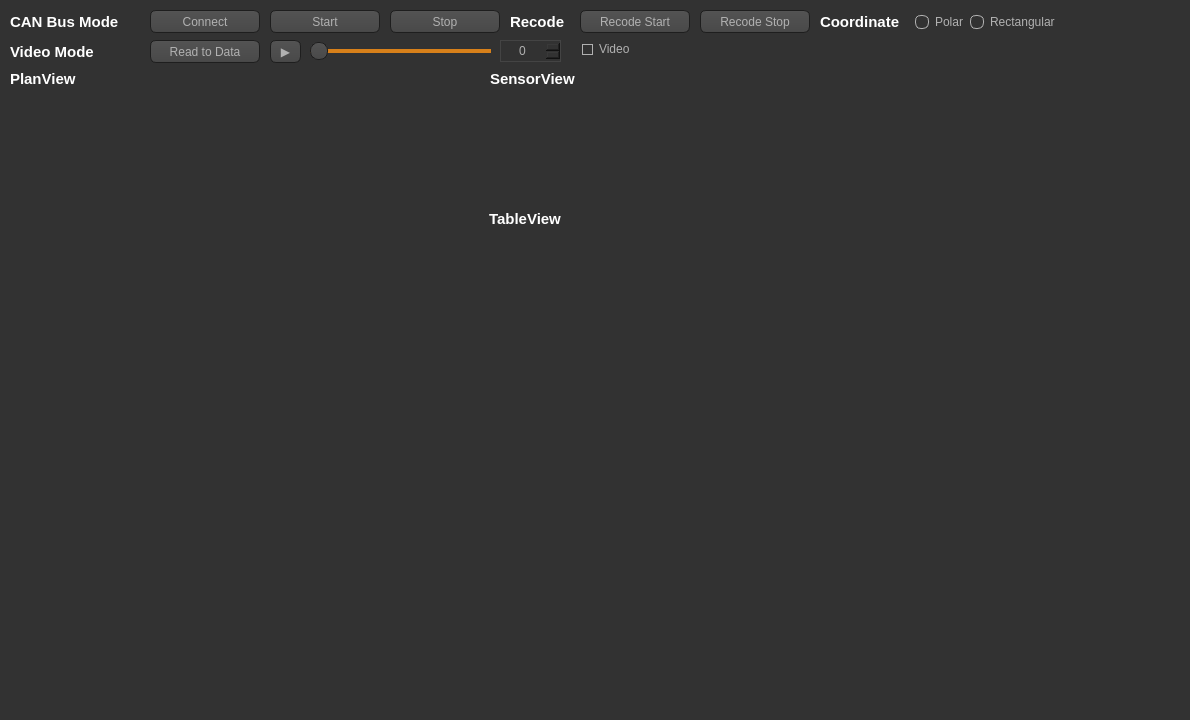
<?xml version="1.0" encoding="UTF-8"?>
<ui version="4.0">
 <class>Widget</class>
 <widget class="QWidget" name="Widget">
  <property name="geometry">
   <rect>
    <x>0</x>
    <y>0</y>
    <width>1190</width>
    <height>720</height>
   </rect>
  </property>
  <property name="minimumSize">
   <size>
    <width>1190</width>
    <height>720</height>
   </size>
  </property>
  <property name="maximumSize">
   <size>
    <width>1190</width>
    <height>720</height>
   </size>
  </property>
  <property name="windowTitle">
   <string>Delphi ESR Sensor Application - REDONE TECHNOLOGIES CO.., LTD</string>
  </property>
  <property name="styleSheet">
   <string notr="true">QToolTip
{
     border: 1px solid black;
     background-color: #ffa02f;
     padding: 1px;
     border-radius: 3px;
     opacity: 100;
}

QWidget
{
    color: #b1b1b1;
    background-color: #323232;
}

QWidget:item:hover
{
    background-color: QLinearGradient( x1: 0, y1: 0, x2: 0, y2: 1, stop: 0 #ffa02f, stop: 1 #ca0619);
    color: #000000;
}

QWidget:item:selected
{
    background-color: QLinearGradient( x1: 0, y1: 0, x2: 0, y2: 1, stop: 0 #ffa02f, stop: 1 #d7801a);
}

QMenuBar::item
{
    background: transparent;
}

QMenuBar::item:selected
{
    background: transparent;
    border: 1px solid #ffaa00;
}

QMenuBar::item:pressed
{
    background: #444;
    border: 1px solid #000;
    background-color: QLinearGradient(
        x1:0, y1:0,
        x2:0, y2:1,
        stop:1 #212121,
        stop:0.4 #343434/*,
        stop:0.2 #343434,
        stop:0.1 #ffaa00*/
    );
    margin-bottom:-1px;
    padding-bottom:1px;
}

QMenu
{
    border: 1px solid #000;
}

QMenu::item
{
    padding: 2px 20px 2px 20px;
}

QMenu::item:selected
{
    color: #000000;
}

QWidget:disabled
{
    color: #404040;
    background-color: #323232;
}

QAbstractItemView
{
    background-color: QLinearGradient( x1: 0, y1: 0, x2: 0, y2: 1, stop: 0 #4d4d4d, stop: 0.1 #646464, stop: 1 #5d5d5d);
}

QWidget:focus
{
    /*border: 2px solid QLinearGradient( x1: 0, y1: 0, x2: 0, y2: 1, stop: 0 #ffa02f, stop: 1 #d7801a);*/
}

QLineEdit
{
    background-color: QLinearGradient( x1: 0, y1: 0, x2: 0, y2: 1, stop: 0 #4d4d4d, stop: 0 #646464, stop: 1 #5d5d5d);
    padding: 1px;
    border-style: solid;
    border: 1px solid #1e1e1e;
    border-radius: 5;
}

QPushButton
{
    color: #b1b1b1;
    background-color: QLinearGradient( x1: 0, y1: 0, x2: 0, y2: 1, stop: 0 #565656, stop: 0.1 #525252, stop: 0.5 #4e4e4e, stop: 0.9 #4a4a4a, stop: 1 #464646);
    border-width: 1px;
    border-color: #1e1e1e;
    border-style: solid;
    border-radius: 6;
    padding: 3px;
    font-size: 12px;
    padding-left: 5px;
    padding-right: 5px;
}

QPushButton:pressed
{
    background-color: QLinearGradient( x1: 0, y1: 0, x2: 0, y2: 1, stop: 0 #2d2d2d, stop: 0.1 #2b2b2b, stop: 0.5 #292929, stop: 0.9 #282828, stop: 1 #252525);
}

QComboBox
{
    selection-background-color: #ffaa00;
    background-color: QLinearGradient( x1: 0, y1: 0, x2: 0, y2: 1, stop: 0 #565656, stop: 0.1 #525252, stop: 0.5 #4e4e4e, stop: 0.9 #4a4a4a, stop: 1 #464646);
    border-style: solid;
    border: 1px solid #1e1e1e;
    border-radius: 5;
}
QComboBox:hover,QPushButton:hover
{
    border: 2px solid QLinearGradient( x1: 0, y1: 0, x2: 0, y2: 1, stop: 0 #ffa02f, stop: 1 #d7801a);
}


QComboBox:on
{
    padding-top: 3px;
    padding-left: 4px;
    background-color: QLinearGradient( x1: 0, y1: 0, x2: 0, y2: 1, stop: 0 #2d2d2d, stop: 0.1 #2b2b2b, stop: 0.5 #292929, stop: 0.9 #282828, stop: 1 #252525);
    selection-background-color: #ffaa00;
}

QComboBox QAbstractItemView
{
    border: 2px solid darkgray;
    selection-background-color: QLinearGradient( x1: 0, y1: 0, x2: 0, y2: 1, stop: 0 #ffa02f, stop: 1 #d7801a);
}

QComboBox::drop-down
{
     subcontrol-origin: padding;
     subcontrol-position: top right;
     width: 15px;

     border-left-width: 0px;
     border-left-color: darkgray;
     border-left-style: solid; /* just a single line */
     border-top-right-radius: 3px; /* same radius as the QComboBox */
     border-bottom-right-radius: 3px;
 }

QComboBox::down-arrow
{
    image: url(:/Images/Image/down_arrow.png);

}

QGroupBox:focus
{
border: 2px solid QLinearGradient( x1: 0, y1: 0, x2: 0, y2: 1, stop: 0 #ffa02f, stop: 1 #d7801a);
}

QTextEdit:focus
{
    border: 2px solid QLinearGradient( x1: 0, y1: 0, x2: 0, y2: 1, stop: 0 #ffa02f, stop: 1 #d7801a);
}

QScrollBar:horizontal {
     border: 1px solid #222222;
     background: QLinearGradient( x1: 0, y1: 0, x2: 0, y2: 1, stop: 0.0 #121212, stop: 0.2 #282828, stop: 1 #484848);
     height: 7px;
     margin: 0px 16px 0 16px;
}

QScrollBar::handle:horizontal
{
      background: QLinearGradient( x1: 0, y1: 0, x2: 1, y2: 0, stop: 0 #ffa02f, stop: 0.5 #d7801a, stop: 1 #ffa02f);
      min-height: 20px;
      border-radius: 2px;
}

QScrollBar::add-line:horizontal {
      border: 1px solid #1b1b19;
      border-radius: 2px;
      background: QLinearGradient( x1: 0, y1: 0, x2: 1, y2: 0, stop: 0 #ffa02f, stop: 1 #d7801a);
      width: 14px;
      subcontrol-position: right;
      subcontrol-origin: margin;
}

QScrollBar::sub-line:horizontal {
      border: 1px solid #1b1b19;
      border-radius: 2px;
      background: QLinearGradient( x1: 0, y1: 0, x2: 1, y2: 0, stop: 0 #ffa02f, stop: 1 #d7801a);
      width: 14px;
     subcontrol-position: left;
     subcontrol-origin: margin;
}

QScrollBar::right-arrow:horizontal, QScrollBar::left-arrow:horizontal
{
      border: 1px solid black;
      width: 1px;
      height: 1px;
      background: white;
}

QScrollBar::add-page:horizontal, QScrollBar::sub-page:horizontal
{
      background: none;
}

QScrollBar:vertical
{
      background: QLinearGradient( x1: 0, y1: 0, x2: 1, y2: 0, stop: 0.0 #121212, stop: 0.2 #282828, stop: 1 #484848);
      width: 7px;
      margin: 16px 0 16px 0;
      border: 1px solid #222222;
}

QScrollBar::handle:vertical
{
      background: QLinearGradient( x1: 0, y1: 0, x2: 0, y2: 1, stop: 0 #ffa02f, stop: 0.5 #d7801a, stop: 1 #ffa02f);
      min-height: 20px;
      border-radius: 2px;
}

QScrollBar::add-line:vertical
{
      border: 1px solid #1b1b19;
      border-radius: 2px;
      background: QLinearGradient( x1: 0, y1: 0, x2: 0, y2: 1, stop: 0 #ffa02f, stop: 1 #d7801a);
      height: 14px;
      subcontrol-position: bottom;
      subcontrol-origin: margin;
}

QScrollBar::sub-line:vertical
{
      border: 1px solid #1b1b19;
      border-radius: 2px;
      background: QLinearGradient( x1: 0, y1: 0, x2: 0, y2: 1, stop: 0 #d7801a, stop: 1 #ffa02f);
      height: 14px;
      subcontrol-position: top;
      subcontrol-origin: margin;
}

QScrollBar::up-arrow:vertical, QScrollBar::down-arrow:vertical
{
      border: 1px solid black;
      width: 1px;
      height: 1px;
      background: white;
}


QScrollBar::add-page:vertical, QScrollBar::sub-page:vertical
{
      background: none;
}

QTextEdit
{
    background-color: #242424;
}

QPlainTextEdit
{
    background-color: #242424;
}

QHeaderView::section
{
    background-color: QLinearGradient(x1:0, y1:0, x2:0, y2:1, stop:0 #616161, stop: 0.5 #505050, stop: 0.6 #434343, stop:1 #656565);
    color: white;
    padding-left: 4px;
    border: 1px solid #6c6c6c;
}

QCheckBox:disabled
{
color: #414141;
}

QDockWidget::title
{
    text-align: center;
    spacing: 3px; /* spacing between items in the tool bar */
    background-color: QLinearGradient(x1:0, y1:0, x2:0, y2:1, stop:0 #323232, stop: 0.5 #242424, stop:1 #323232);
}

QDockWidget::close-button, QDockWidget::float-button
{
    text-align: center;
    spacing: 1px; /* spacing between items in the tool bar */
    background-color: QLinearGradient(x1:0, y1:0, x2:0, y2:1, stop:0 #323232, stop: 0.5 #242424, stop:1 #323232);
}

QDockWidget::close-button:hover, QDockWidget::float-button:hover
{
    background: #242424;
}

QDockWidget::close-button:pressed, QDockWidget::float-button:pressed
{
    padding: 1px -1px -1px 1px;
}

QMainWindow::separator
{
    background-color: QLinearGradient(x1:0, y1:0, x2:0, y2:1, stop:0 #161616, stop: 0.5 #151515, stop: 0.6 #212121, stop:1 #343434);
    color: white;
    padding-left: 4px;
    border: 1px solid #4c4c4c;
    spacing: 3px; /* spacing between items in the tool bar */
}

QMainWindow::separator:hover
{

    background-color: QLinearGradient(x1:0, y1:0, x2:0, y2:1, stop:0 #d7801a, stop:0.5 #b56c17 stop:1 #ffa02f);
    color: white;
    padding-left: 4px;
    border: 1px solid #6c6c6c;
    spacing: 3px; /* spacing between items in the tool bar */
}

QToolBar::handle
{
     spacing: 3px; /* spacing between items in the tool bar */
     background: url(:/Images/handle.png);
}

QMenu::separator
{
    height: 2px;
    background-color: QLinearGradient(x1:0, y1:0, x2:0, y2:1, stop:0 #161616, stop: 0.5 #151515, stop: 0.6 #212121, stop:1 #343434);
    color: white;
    padding-left: 4px;
    margin-left: 10px;
    margin-right: 5px;
}

QProgressBar
{
    border: 2px solid grey;
    border-radius: 5px;
    text-align: center;
}

QProgressBar::chunk
{
    background-color: #d7801a;
    width: 2.15px;
    margin: 0.5px;
}

QTabBar::tab {
    color: #b1b1b1;
    border: 1px solid #444;
    border-bottom-style: none;
    background-color: #323232;
    padding-left: 10px;
    padding-right: 10px;
    padding-top: 3px;
    padding-bottom: 2px;
    margin-right: -1px;
	width:124px;
}

QTabWidget::pane {
    border: 1px solid #444;
    top: 1px;
}

QTabBar::tab:last
{
    margin-right: 0; /* the last selected tab has nothing to overlap with on the right */
    border-top-right-radius: 3px;
}

QTabBar::tab:first:!selected
{
 margin-left: 0px; /* the last selected tab has nothing to overlap with on the right */


    border-top-left-radius: 3px;
}

QTabBar::tab:!selected
{
    /*color: #b1b1b1;*/
	color: #212121;
    border-bottom-style: solid;
    margin-top: 3px;
    background-color: QLinearGradient(x1:0, y1:0, x2:0, y2:1, stop:1 #212121, stop:.4 #343434);
}

QTabBar::tab:selected
{
    border-top-left-radius: 3px;
    border-top-right-radius: 3px;
    margin-bottom: 0px;
}

QTabBar::tab:!selected:hover
{
    /*border-top: 2px solid #ffaa00;
    padding-bottom: 3px;*/
	color: #b1b1b1;
    border-top-left-radius: 3px;
    border-top-right-radius: 3px;
    background-color: QLinearGradient(x1:0, y1:0, x2:0, y2:1, stop:1 #212121, stop:0.4 #343434, stop:0.2 #343434, stop:0.1 #ffaa00);
}

QRadioButton::indicator:checked, QRadioButton::indicator:unchecked{
    color: #b1b1b1;
    background-color: #323232;
    border: 1px solid #b1b1b1;
    border-radius: 6px;
}

QRadioButton::indicator:checked
{
    background-color: qradialgradient(
        cx: 0.5, cy: 0.5,
        fx: 0.5, fy: 0.5,
        radius: 1.0,
        stop: 0.25 #ffaa00,
        stop: 0.3 #323232
    );
}

QCheckBox::indicator{
    color: #b1b1b1;
    background-color: #323232;
    border: 1px solid #b1b1b1;
    width: 9px;
    height: 9px;
}

QRadioButton::indicator
{
    border-radius: 6px;
}

QRadioButton::indicator:hover, QCheckBox::indicator:hover
{
    border: 1px solid #ffaa00;
}

QCheckBox::indicator:checked
{
    image: url(:/Images/Image/checkbox.png);
}

QCheckBox::indicator:disabled, QRadioButton::indicator:disabled
{
    border: 1px solid #444;
}
QSpinBox{
	border: 1px solid #444;
}
QSpinBox::up-button{

}

QSpinBox::down-button{

}

QDoubleSpinBox::up-button{

}

QDoubleSpinBox::down-button{

}

QTableWidget{
	background-color: #323232;
}


QSlider::groove:horizontal {
height: 4px;
background: #d7801a;
margin: 2px 0;
}

QSlider::handle:horizontal {
 background-color: QLinearGradient( x1: 0, y1: 0, x2: 0, y2: 1, stop: 0 #565656, stop: 0.1 #525252, stop: 0.5 #4e4e4e, stop: 0.9 #4a4a4a, stop: 1 #464646);
border-width: 1px;
border-color: #1e1e1e;
border-style: solid;
border-radius: 6;
width: 16px;
margin: -7px 0;
border-radius: 8px;
}</string>
  </property>
  <widget class="QPushButton" name="PB_Connect">
   <property name="geometry">
    <rect>
     <x>150</x>
     <y>10</y>
     <width>110</width>
     <height>23</height>
    </rect>
   </property>
   <property name="cursor">
    <cursorShape>PointingHandCursor</cursorShape>
   </property>
   <property name="text">
    <string>Connect</string>
   </property>
  </widget>
  <widget class="QLabel" name="LB_Title_CAN">
   <property name="geometry">
    <rect>
     <x>10</x>
     <y>13</y>
     <width>121</width>
     <height>16</height>
    </rect>
   </property>
   <property name="text">
    <string>&lt;html&gt;&lt;head/&gt;&lt;body&gt;&lt;p&gt;&lt;span style=&quot; font-size:11pt; font-weight:600; color:#ffffff;&quot;&gt;CAN Bus Mode&lt;/span&gt;&lt;/p&gt;&lt;/body&gt;&lt;/html&gt;</string>
   </property>
  </widget>
  <widget class="QPushButton" name="PB_Start">
   <property name="geometry">
    <rect>
     <x>270</x>
     <y>10</y>
     <width>110</width>
     <height>23</height>
    </rect>
   </property>
   <property name="cursor">
    <cursorShape>PointingHandCursor</cursorShape>
   </property>
   <property name="text">
    <string>Start</string>
   </property>
  </widget>
  <widget class="QPushButton" name="PB_Stop">
   <property name="geometry">
    <rect>
     <x>390</x>
     <y>10</y>
     <width>110</width>
     <height>23</height>
    </rect>
   </property>
   <property name="cursor">
    <cursorShape>PointingHandCursor</cursorShape>
   </property>
   <property name="text">
    <string>Stop</string>
   </property>
  </widget>
  <widget class="QPushButton" name="PB_Recode_Start">
   <property name="geometry">
    <rect>
     <x>580</x>
     <y>10</y>
     <width>110</width>
     <height>23</height>
    </rect>
   </property>
   <property name="cursor">
    <cursorShape>PointingHandCursor</cursorShape>
   </property>
   <property name="text">
    <string>Recode Start</string>
   </property>
  </widget>
  <widget class="QPushButton" name="PB_Recode_Stop">
   <property name="geometry">
    <rect>
     <x>700</x>
     <y>10</y>
     <width>110</width>
     <height>23</height>
    </rect>
   </property>
   <property name="cursor">
    <cursorShape>PointingHandCursor</cursorShape>
   </property>
   <property name="text">
    <string>Recode Stop</string>
   </property>
  </widget>
  <widget class="QLabel" name="LB_Title_Data">
   <property name="geometry">
    <rect>
     <x>510</x>
     <y>13</y>
     <width>61</width>
     <height>16</height>
    </rect>
   </property>
   <property name="text">
    <string>&lt;html&gt;&lt;head/&gt;&lt;body&gt;&lt;p&gt;&lt;span style=&quot; font-size:11pt; font-weight:600; color:#ffffff;&quot;&gt;Recode&lt;/span&gt;&lt;/p&gt;&lt;/body&gt;&lt;/html&gt;</string>
   </property>
  </widget>
  <widget class="QPushButton" name="PB_Read">
   <property name="geometry">
    <rect>
     <x>150</x>
     <y>40</y>
     <width>110</width>
     <height>23</height>
    </rect>
   </property>
   <property name="cursor">
    <cursorShape>PointingHandCursor</cursorShape>
   </property>
   <property name="text">
    <string>Read to Data</string>
   </property>
  </widget>
  <widget class="QLabel" name="LB_Title_PlanView">
   <property name="geometry">
    <rect>
     <x>10</x>
     <y>70</y>
     <width>110</width>
     <height>16</height>
    </rect>
   </property>
   <property name="text">
    <string>&lt;html&gt;&lt;head/&gt;&lt;body&gt;&lt;p&gt;&lt;span style=&quot; font-size:11pt; font-weight:600; color:#ffffff;&quot;&gt;PlanView&lt;/span&gt;&lt;/p&gt;&lt;/body&gt;&lt;/html&gt;</string>
   </property>
  </widget>
  <widget class="QLabel" name="LB_Title_DataView">
   <property name="geometry">
    <rect>
     <x>490</x>
     <y>70</y>
     <width>141</width>
     <height>16</height>
    </rect>
   </property>
   <property name="text">
    <string>&lt;html&gt;&lt;head/&gt;&lt;body&gt;&lt;p&gt;&lt;a name=&quot;tw-target-text&quot;/&gt;&lt;span style=&quot; font-family:'inherit'; font-size:11pt; font-weight:600; color:#ffffff;&quot;&gt;S&lt;/span&gt;&lt;span style=&quot; font-family:'inherit'; font-size:11pt; font-weight:600; color:#ffffff;&quot;&gt;ensorView&lt;/span&gt;&lt;/p&gt;&lt;/body&gt;&lt;/html&gt;</string>
   </property>
  </widget>
  <widget class="planview" name="Wid_PlanView" native="true">
   <property name="geometry">
    <rect>
     <x>10</x>
     <y>100</y>
     <width>461</width>
     <height>601</height>
    </rect>
   </property>
  </widget>
  <widget class="sensorview" name="Wid_SensorView" native="true">
   <property name="geometry">
    <rect>
     <x>490</x>
     <y>100</y>
     <width>681</width>
     <height>91</height>
    </rect>
   </property>
  </widget>
  <widget class="tableview" name="Wid_TableView" native="true">
   <property name="geometry">
    <rect>
     <x>490</x>
     <y>240</y>
     <width>681</width>
     <height>463</height>
    </rect>
   </property>
  </widget>
  <widget class="QLabel" name="LB_Title_DataView_2">
   <property name="geometry">
    <rect>
     <x>489</x>
     <y>210</y>
     <width>141</width>
     <height>16</height>
    </rect>
   </property>
   <property name="text">
    <string>&lt;html&gt;&lt;head/&gt;&lt;body&gt;&lt;p&gt;&lt;span style=&quot; font-family:'inherit'; font-size:11pt; font-weight:600; color:#ffffff;&quot;&gt;TableView&lt;/span&gt;&lt;/p&gt;&lt;/body&gt;&lt;/html&gt;</string>
   </property>
  </widget>
  <widget class="QRadioButton" name="RB_Polar">
   <property name="geometry">
    <rect>
     <x>915</x>
     <y>12</y>
     <width>51</width>
     <height>20</height>
    </rect>
   </property>
   <property name="text">
    <string>Polar</string>
   </property>
   <property name="checked">
    <bool>true</bool>
   </property>
  </widget>
  <widget class="QLabel" name="LB_Title_Data_2">
   <property name="geometry">
    <rect>
     <x>820</x>
     <y>13</y>
     <width>81</width>
     <height>16</height>
    </rect>
   </property>
   <property name="text">
    <string>&lt;html&gt;&lt;head/&gt;&lt;body&gt;&lt;p&gt;&lt;span style=&quot; font-size:11pt; font-weight:600; color:#ffffff;&quot;&gt;Coordinate&lt;/span&gt;&lt;/p&gt;&lt;/body&gt;&lt;/html&gt;</string>
   </property>
  </widget>
  <widget class="QRadioButton" name="RB_Rectangular">
   <property name="geometry">
    <rect>
     <x>970</x>
     <y>12</y>
     <width>91</width>
     <height>20</height>
    </rect>
   </property>
   <property name="text">
    <string>Rectangular</string>
   </property>
  </widget>
  <widget class="QLabel" name="LB_Title_VideoMode">
   <property name="geometry">
    <rect>
     <x>10</x>
     <y>43</y>
     <width>111</width>
     <height>16</height>
    </rect>
   </property>
   <property name="text">
    <string>&lt;html&gt;&lt;head/&gt;&lt;body&gt;&lt;p&gt;&lt;span style=&quot; font-size:11pt; font-weight:600; color:#ffffff;&quot;&gt;Video Mode&lt;/span&gt;&lt;/p&gt;&lt;/body&gt;&lt;/html&gt;</string>
   </property>
  </widget>
  <widget class="QPushButton" name="PB_Video_Start_Stop">
   <property name="geometry">
    <rect>
     <x>270</x>
     <y>40</y>
     <width>31</width>
     <height>23</height>
    </rect>
   </property>
   <property name="text">
    <string>▶</string>
   </property>
  </widget>
  <widget class="QSlider" name="HS_Video_SliderBar">
   <property name="geometry">
    <rect>
     <x>310</x>
     <y>42</y>
     <width>181</width>
     <height>19</height>
    </rect>
   </property>
   <property name="orientation">
    <enum>Qt::Horizontal</enum>
   </property>
  </widget>
  <widget class="QSpinBox" name="SB_Frame_Number">
   <property name="geometry">
    <rect>
     <x>500</x>
     <y>40</y>
     <width>61</width>
     <height>22</height>
    </rect>
   </property>
   <property name="alignment">
    <set>Qt::AlignCenter</set>
   </property>
  </widget>
  <widget class="QCheckBox" name="CB_Video">
   <property name="geometry">
    <rect>
     <x>582</x>
     <y>41</y>
     <width>61</width>
     <height>16</height>
    </rect>
   </property>
   <property name="text">
    <string>Video </string>
   </property>
  </widget>
 </widget>
 <layoutdefault spacing="6" margin="11"/>
 <customwidgets>
  <customwidget>
   <class>planview</class>
   <extends>QWidget</extends>
   <header location="global">planview.h</header>
   <container>1</container>
  </customwidget>
  <customwidget>
   <class>sensorview</class>
   <extends>QWidget</extends>
   <header location="global">sensorview.h</header>
   <container>1</container>
  </customwidget>
  <customwidget>
   <class>tableview</class>
   <extends>QWidget</extends>
   <header location="global">tableview.h</header>
   <container>1</container>
  </customwidget>
 </customwidgets>
 <resources/>
 <connections/>
</ui>
